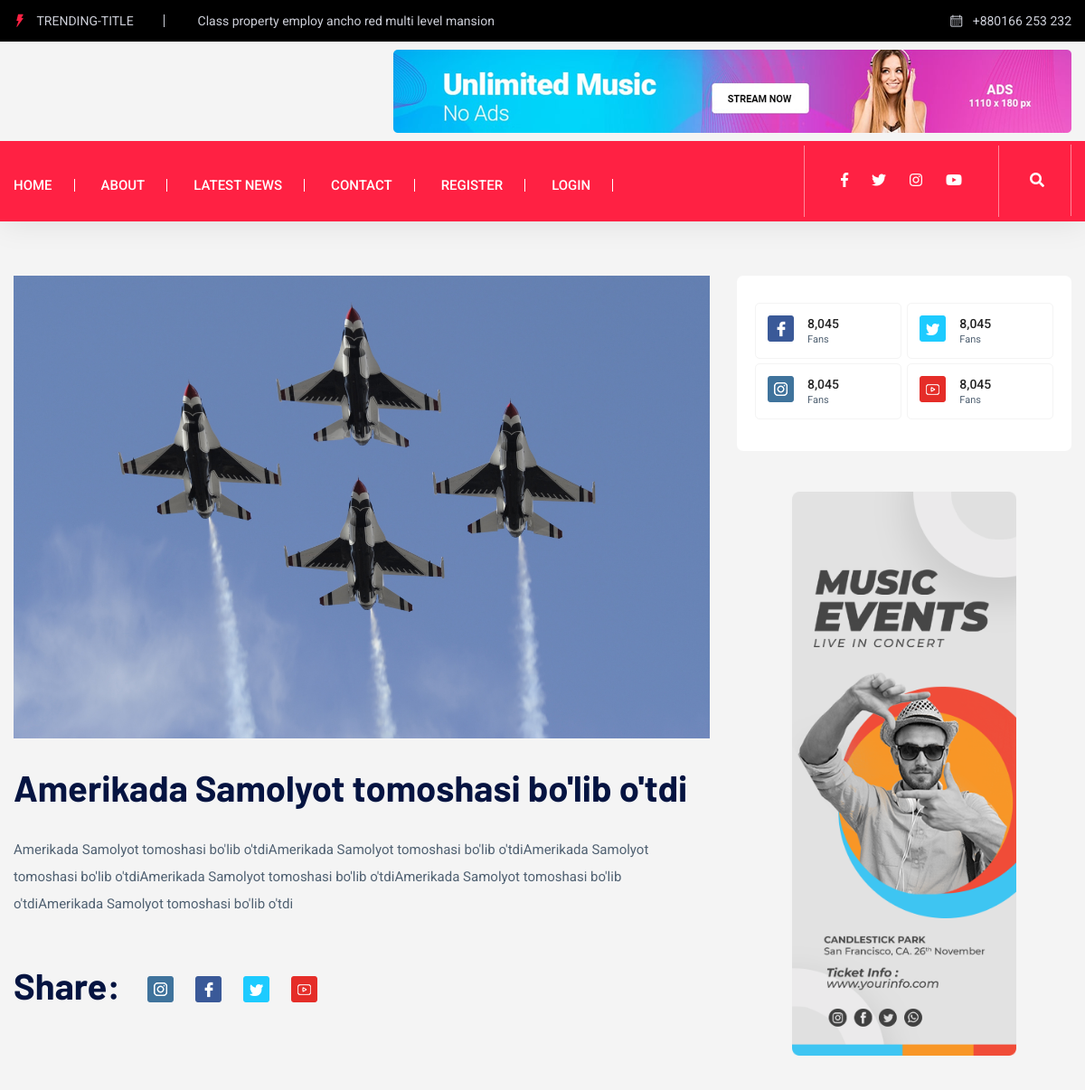
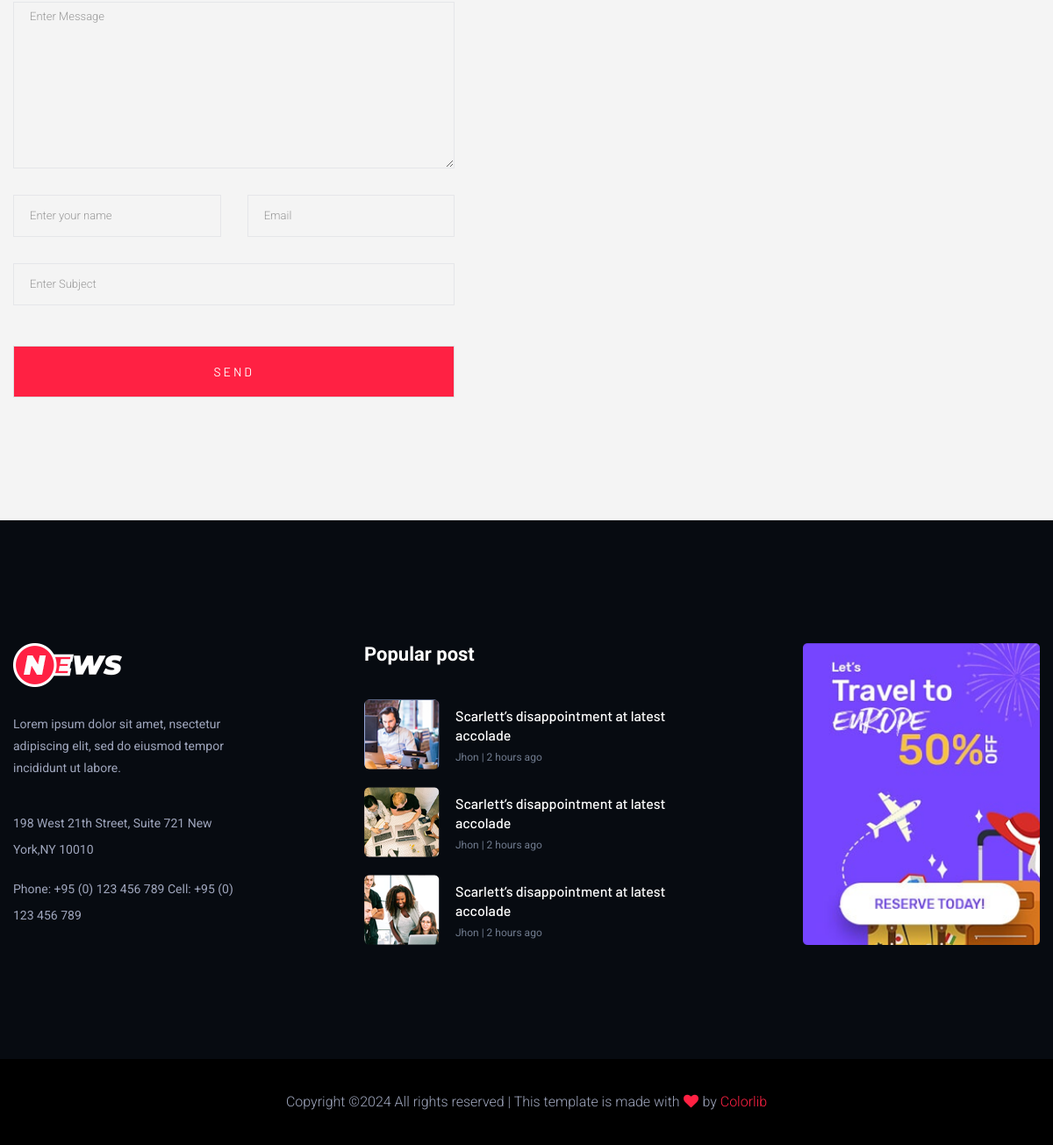
Screenshot of /latest_news/ with the database file from the repository (2 pictures, top to bottom).
### app/models.py (models this page shows, shortened)
class News(models.Model):
    name = models.CharField(max_length=255, verbose_name="Nomi")
    slug = models.SlugField(max_length=255, verbose_name="Slug")
    description = models.TextField(blank=True, null=True, verbose_name="Matni")
    image = models.ImageField(upload_to="news/image/", blank=True, null=True, verbose_name="Rasmi")
    created = models.DateTimeField(auto_now_add=True, verbose_name="Qo'shilgan vaqt")
    category = models.ForeignKey(Category, on_delete=models.CASCADE, verbose_name="Maqola kategoriyasi")
    tags = models.ManyToManyField(Tags, verbose_name="Taglar")
    is_active = models.BooleanField(default=True, verbose_name="Saytga chiqarish")
    is_banner = models.BooleanField(default=False, verbose_name="Bannerga chiqarish")
    def get_image(self):
        if self.image:
            return self.image.url
        else:
            return "https://encrypted-tbn0.gstatic.com/images?q=tbn:ANd9GcS1f4C-cWV03_czRXhL1THkOdS9RDnAtPxRnA&s"
    class Meta:
        verbose_name = "Yangilik"
        verbose_name_plural = "Yangiliklar"

### app/views.py (the view)
# urls.py: path('latest_news/', latest_news, name='latest_news'),
def latest_news(request):
    news = News.objects.filter(is_active=True).order_by("-created").first()
    context = {
        "news":news
    }
    return render(request, 'app/latest_news.html', context)

### app/templates/app/latest_news.html
{% extends 'base.html' %}
{%load static%}
{% block latest_news %}
<main>
    <div class="about-area2 gray-bg pt-60 pb-60">
        <div class="container">
                <div class="row">
                    <div class="col-lg-8">
                        <div class="about-right mb-90">
                            <div class="about-img">
                                <img src="{{ news.get_image }}" alt="">
                            </div>
                            <div class="heading-news mb-30 pt-30">
                                <h3>{{ news.name }}</h3>
                            </div>
                            <div class="about-prea">
                                <p class="about-pera1 mb-25">
                                {{ news.description }}
                                </p>
                            </div>
                            <div class="social-share pt-30">
                                <div class="section-tittle">
                                    <h3 class="mr-20">Share:</h3>
                                    <ul>
                                        <li><a href="#"><img src="{% static 'img/news/icon-ins.png' %}" alt=""></a></li>
                                        <li><a href="#"><img src="{% static 'img/news/icon-fb.png' %}" alt=""></a></li>
                                        <li><a href="#"><img src="{% static 'img/news/icon-tw.png' %}" alt=""></a></li>
                                        <li><a href="#"><img src="{% static 'img/news/icon-yo.png' %}" alt=""></a></li>
                                    </ul>
                                </div>
                            </div>
                        </div>
                        <div class="row">
                            <div class="col-lg-8">
                                <form class="form-contact contact_form mb-80" action="contact_process.php" method="post" id="contactForm" novalidate="novalidate">
                                    <div class="row">
                                        <div class="col-12">
                                            <div class="form-group">
                                                <textarea class="form-control w-100 error" name="message" id="message" cols="30" rows="9" onfocus="this.placeholder = ''" onblur="this.placeholder = 'Enter Message'" placeholder="Enter Message"></textarea>
                                            </div>
                                        </div>
                                        <div class="col-sm-6">
                                            <div class="form-group">
                                                <input class="form-control error" name="name" id="name" type="text" onfocus="this.placeholder = ''" onblur="this.placeholder = 'Enter your name'" placeholder="Enter your name">
                                            </div>
                                        </div>
                                        <div class="col-sm-6">
                                            <div class="form-group">
                                                <input class="form-control error" name="email" id="email" type="email" onfocus="this.placeholder = ''" onblur="this.placeholder = 'Enter email address'" placeholder="Email">
                                            </div>
                                        </div>
                                        <div class="col-12">
                                            <div class="form-group">
                                                <input class="form-control error" name="subject" id="subject" type="text" onfocus="this.placeholder = ''" onblur="this.placeholder = 'Enter Subject'" placeholder="Enter Subject">
                                            </div>
                                        </div>
                                    </div>
                                    <div class="form-group mt-3">
                                        <button type="submit" class="button button-contactForm boxed-btn boxed-btn2">Send</button>
                                    </div>
                                </form>
                            </div>
                        </div>
                    </div>
                    <div class="col-lg-4">
                        <div class="single-follow mb-45">
                            <div class="single-box">
                                <div class="follow-us d-flex align-items-center">
                                    <div class="follow-social">
                                        <a href="#"><img src="{% static 'img/news/icon-fb.png' %}" alt=""></a>
                                    </div>
                                    <div class="follow-count">
                                        <span>8,045</span>
                                        <p>Fans</p>
                                    </div>
                                </div>
                                <div class="follow-us d-flex align-items-center">
                                    <div class="follow-social">
                                        <a href="#"><img src="{% static 'img/news/icon-tw.png' %}" alt=""></a>
                                    </div>
                                    <div class="follow-count">
                                        <span>8,045</span>
                                        <p>Fans</p>
                                    </div>
                                </div>
                                    <div class="follow-us d-flex align-items-center">
                                    <div class="follow-social">
                                        <a href="#"><img src="{% static 'img/news/icon-ins.png' %}" alt=""></a>
                                    </div>
                                    <div class="follow-count">
                                        <span>8,045</span>
                                        <p>Fans</p>
                                    </div>
                                </div>
                                <div class="follow-us d-flex align-items-center">
                                    <div class="follow-social">
                                        <a href="#"><img src="{% static 'img/news/icon-yo.png' %}" alt=""></a>
                                    </div>
                                    <div class="follow-count">
                                        <span>8,045</span>
                                        <p>Fans</p>
                                    </div>
                                </div>
                            </div>
                        </div>
                        <div class="news-poster d-none d-lg-block">
                            <img src="{% static 'img/news/news_card.jpg' %}" alt="">
                        </div>
                    </div>
                </div>
        </div>
    </div>
</main>
{% endblock latest_news %}

### rows the page displays
News: get_image (picture), name "Amerikada Samolyot tomoshasi bo'lib o'tdi", description "Amerikada Samolyot tomoshasi bo'lib o'tdiAmerikada Samolyot tomoshasi bo'lib o'tdiAmerikada Samolyot tomoshasi bo'lib o'tdiAmerikada Samolyot tomoshasi bo'lib o'tdiAmerikada Samolyot tomoshasi bo'lib o'tdiAmerikada Samolyot tomoshasi bo'lib o'tdi"
